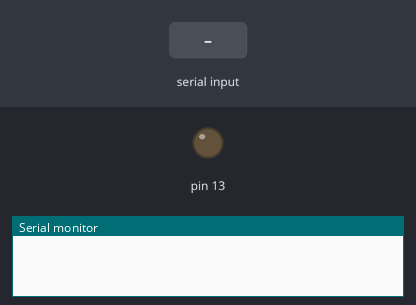
Bench run of a sketch on a simulated Arduino Uno, built with avr-gcc and run on an emulated ATmega328P. Parts: output pins drawn as LEDs (lit = HIGH), the last lines printed to the serial monitor. Inputs (shaded band) come from the test bench.

Above: at 1.2 s.
1.3 s: "a" received over the second serial link
At 2.5 s:
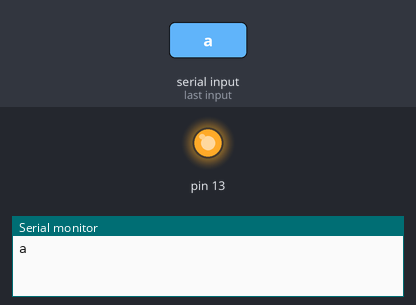
2.8 s: "1" received over the second serial link
At 3.7 s:
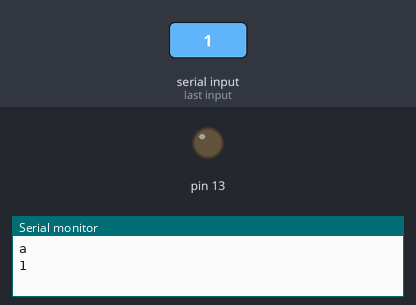
Timing chart, 0 to 5.8 s (numbered marks = the images above; inputs shaded):
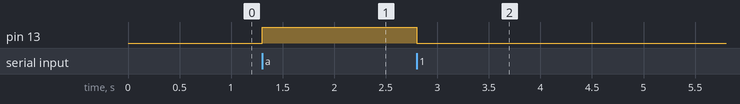

The sketch:

BLE02.ino
```cpp
#include <SoftwareSerial.h>

SoftwareSerial mySerial(2,4);
void setup() {
  mySerial.begin(9600);
  Serial.begin(9600);
  pinMode(13, OUTPUT);
}

void loop() {
  char c;
  if(mySerial.available()){
    c = mySerial.read();
    Serial.println(c);
    if ( c == 'a' )
      digitalWrite(13, HIGH);
    else
      digitalWrite(13, LOW);
    delay(1000);
  }
  //else
  //{
    //Serial.println("not connect");
    //delay(1000);
  //}
}
```

Measured:
- after the input at 1.3 s, pin 13: LOW → HIGH at once
- after the input at 2.8 s, pin 13: HIGH → LOW at once
